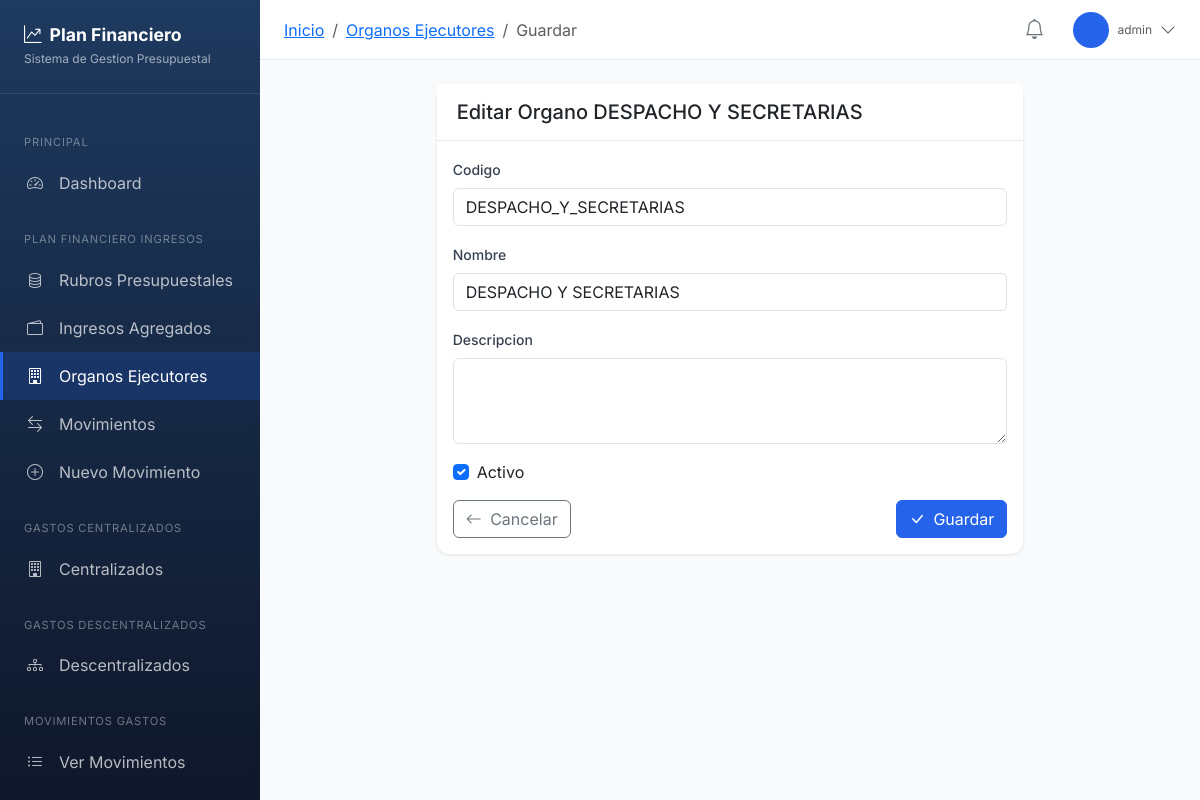
The page /app/organos/1/editar/ (signed in) on the database its author committed.
### planfinanciero/models.py (models this page shows, shortened)
class OrganoEjecutor(models.Model):
    codigo = models.CharField(max_length=50, unique=True, verbose_name="Código")
    nombre = models.CharField(max_length=200, verbose_name="Nombre")
    descripcion = models.TextField(blank=True, verbose_name="Descripción")
    activo = models.BooleanField(default=True)
    class Meta:
        verbose_name = "Órgano Ejecutor"
        verbose_name_plural = "Órganos Ejecutores"
        ordering = ['nombre']

### planfinanciero/views.py (the view)
# urls.py: path('organos/<int:pk>/editar/', views.organo_editar, name='organo_editar'),
@login_required
def organo_editar(request, pk):
    organo = get_object_or_404(OrganoEjecutor, pk=pk)
    if request.method == 'POST':
        form = OrganoEjecutorForm(request.POST, instance=organo)
        if form.is_valid():
            form.save()
            messages.success(request, 'Organo ejecutor actualizado.')
            return redirect('planfinanciero:organos_lista')
    else:
        form = OrganoEjecutorForm(instance=organo)
    return render(request, 'planfinanciero/organo_form.html', {
        'form': form,
        'titulo': f'Editar Organo {organo.nombre}',
        'accion': 'Guardar'
    })

### planfinanciero/forms.py
class OrganoEjecutorForm(forms.ModelForm):
    class Meta:
        model = OrganoEjecutor
        fields = ['codigo', 'nombre', 'descripcion', 'activo']
        widgets = {
            'codigo': forms.TextInput(attrs={'class': 'form-control'}),
            'nombre': forms.TextInput(attrs={'class': 'form-control'}),
            'descripcion': forms.Textarea(attrs={'class': 'form-control', 'rows': 3}),
            'activo': forms.CheckboxInput(attrs={'class': 'form-check-input'}),
        }

### templates/planfinanciero/organo_form.html (shortened to what this page needs)
{% extends 'planfinanciero/base_app.html' %}
{% block breadcrumb %}
<li class="breadcrumb-item"><a href="{% url 'planfinanciero:organos_lista' %}">Organos Ejecutores</a></li>
<li class="breadcrumb-item active">{{ accion }}</li>
{% endblock %}
{% block content %}
<div class="row justify-content-center">
    <div class="col-lg-8">
        <div class="card">
            <div class="card-header">
                <h5 class="mb-0">{{ titulo }}</h5>
            </div>
            <div class="card-body">
                <form method="post">
                    <div class="mb-3">
                        <label for="id_codigo" class="form-label">Codigo</label>
                        {{ form.codigo }}
                    </div>
                    <div class="mb-3">
                        <label for="id_nombre" class="form-label">Nombre</label>
                        {{ form.nombre }}
                    </div>
                    <div class="mb-3">
                        <label for="id_descripcion" class="form-label">Descripcion</label>
                        {{ form.descripcion }}
                    </div>
                    <div class="mb-3">
                        <div class="form-check">
                            {{ form.activo }}
                            <label class="form-check-label" for="id_activo">Activo</label>
                        </div>
                    </div>
                    <div class="d-flex justify-content-between">
                        <a href="{% url 'planfinanciero:organos_lista' %}" class="btn btn-outline-secondary">
                            <i class="bi bi-arrow-left me-1"></i> Cancelar
                        </a>
                        <button type="submit" class="btn btn-primary">
                            <i class="bi bi-check-lg me-1"></i> {{ accion }}
                        </button>
                    </div>
                </form>
            </div>
        </div>
    </div>
</div>
{% endblock %}

### templates/planfinanciero/base_app.html (shortened to what this page needs)
{% extends 'base.html' %}
{% load humanize %}
{% block body %}
<nav class="sidebar" id="sidebar">
    <div class="sidebar-brand">
        <h4><i class="bi bi-graph-up-arrow me-2"></i>Plan Financiero</h4>
        <small>Sistema de Gestion Presupuestal</small>
    </div>
    <div class="sidebar-nav">
        <div class="nav-section">Principal</div>
        <a href="{% url 'planfinanciero:dashboard' %}" class="nav-link {% if request.resolver_match.url_name == 'dashboard' %}active{% endif %}">
            <i class="bi bi-speedometer2"></i>
            <span>Dashboard</span>
        </a>
        <div class="nav-section">Plan Financiero Ingresos</div>
        <a href="{% url 'planfinanciero:rubros_lista' %}" class="nav-link {% if 'rubro' in request.resolver_match.url_name and 'gasto' not in request.resolver_match.url_name %}active{% endif %}">
            <i class="bi bi-database"></i>
            <span>Rubros Presupuestales</span>
        </a>
        <a href="{% url 'planfinanciero:fuentes_lista' %}" class="nav-link {% if 'fuente' in request.resolver_match.url_name %}active{% endif %}">
            <i class="bi bi-wallet2"></i>
            <span>Ingresos Agregados</span>
        </a>
        <a href="{% url 'planfinanciero:organos_lista' %}" class="nav-link {% if 'organo' in request.resolver_match.url_name %}active{% endif %}">
            <i class="bi bi-building"></i>
            <span>Organos Ejecutores</span>
        </a>
        <a href="{% url 'planfinanciero:movimientos_lista' %}" class="nav-link {% if 'movimiento' in request.resolver_match.url_name and 'gasto' not in request.resolver_match.url_name %}active{% endif %}">
            <i class="bi bi-arrow-left-right"></i>
            <span>Movimientos</span>
        </a>
        <a href="{% url 'planfinanciero:movimiento_crear' %}" class="nav-link">
            <i class="bi bi-plus-circle"></i>
            <span>Nuevo Movimiento</span>
        </a>
        <div class="nav-section">Gastos Centralizados</div>
        <a href="{% url 'planfinanciero:gastos_centralizados' %}" class="nav-link ">
            <i class="bi bi-building"></i>
            <span>Centralizados</span>
        </a>
        <div class="nav-section">Gastos Descentralizados</div>
        <a href="{% url 'planfinanciero:gastos_descentralizados' %}" class="nav-link {% if request.resolver_match.url_name == 'gastos_descentralizados' or tipo_entidad == 'DESCENTRALIZADO' %}active{% endif %}">
            <i class="bi bi-diagram-3"></i>
            <span>Descentralizados</span>
        </a>
        <div class="nav-section">Movimientos Gastos</div>
        <a href="{% url 'planfinanciero:gastos_movimientos_lista' %}" class="nav-link {% if 'gastos_movimiento' in request.resolver_match.url_name %}active{% endif %}">
            <i class="bi bi-list-ul"></i>
            <span>Ver Movimientos</span>
        </a>
        <a href="{% url 'planfinanciero:gastos_movimiento_crear' %}" class="nav-link">
        </a>
    </div>
</nav>
<main class="main-content">
    <header class="top-header">
        <div class="d-flex align-items-center">
            <nav aria-label="breadcrumb">
                <ol class="breadcrumb mb-0">
                    <li class="breadcrumb-item"><a href="{% url 'planfinanciero:dashboard' %}">Inicio</a></li>
                    {% block breadcrumb %}{% endblock %}
                </ol>
            </nav>
        </div>
        <div class="d-flex align-items-center gap-3">
            <div class="dropdown">
                <button class="btn btn-link position-relative" data-bs-toggle="dropdown">
                    <i class="bi bi-bell fs-5 text-secondary"></i>
                </button>
            </div>
            <div class="dropdown user-dropdown">
                <div class="d-flex align-items-center" data-bs-toggle="dropdown">
                    <div class="user-avatar me-2">
                    </div>
                    <div class="d-none d-md-block">
                        <div class="text-muted" style="font-size: 0.75rem;">{{ user.username }}</div>
                    </div>
                    <i class="bi bi-chevron-down ms-2 text-muted"></i>
                </div>
            </div>
        </div>
    </header>
    <div class="page-content">
        {% block content %}{% endblock %}
    </div>
</main>
{% endblock %}

### templates/base.html (style rules this page uses)
:root { --primary-color: #2563eb; --primary-dark: #1d4ed8; --secondary-color: #64748b; --success-color: #10b981; --danger-color: #ef4444; --warning-color: #f59e0b; --info-color: #06b6d4; --sidebar-width: 260px; --header-height: 60px; }
* { font-family: 'Inter', sans-serif; }
body { background-color: #f8fafc; }
.sidebar { position: fixed; top: 0; left: 0; width: var(--sidebar-width); height: 100vh; background: linear-gradient(180deg, #1e3a5f 0%, #0f172a 100%); color: white; z-index: 1000; overflow-y: auto; transition: transform 0.3s ease; }
.sidebar-brand { padding: 1.5rem; border-bottom: 1px solid rgba(255, 255, 255, 0.1); }
.sidebar-brand h4 { margin: 0; font-weight: 700; font-size: 1.1rem; }
.sidebar-brand small { color: rgba(255, 255, 255, 0.6); font-size: 0.75rem; }
.sidebar-nav { padding: 1rem 0; }
.nav-section { padding: 0.5rem 1.5rem; font-size: 0.7rem; text-transform: uppercase; letter-spacing: 0.05rem; color: rgba(255, 255, 255, 0.4); margin-top: 1rem; }
.sidebar-nav .nav-link { display: flex; align-items: center; padding: 0.75rem 1.5rem; color: rgba(255, 255, 255, 0.7); text-decoration: none; transition: all 0.2s; border-left: 3px solid transparent; }
.sidebar-nav .nav-link.active { background: rgba(37, 99, 235, 0.2); color: white; border-left-color: var(--primary-color); }
.sidebar-nav .nav-link i { width: 20px; margin-right: 0.75rem; font-size: 1rem; }
.main-content { margin-left: var(--sidebar-width); min-height: 100vh; }
.top-header { height: var(--header-height); background: white; border-bottom: 1px solid #e2e8f0; display: flex; align-items: center; justify-content: space-between; padding: 0 1.5rem; position: sticky; top: 0; z-index: 100; }
.page-content { padding: 1.5rem; }
.card { border: none; border-radius: 0.75rem; box-shadow: 0 1px 3px rgba(0, 0, 0, 0.1); }
.card-header { background: white; border-bottom: 1px solid #e2e8f0; padding: 1rem 1.25rem; font-weight: 600; }
.btn-primary { background-color: var(--primary-color); border-color: var(--primary-color); }
.form-label { font-weight: 500; font-size: 0.875rem; color: #374151; }
.user-dropdown { cursor: pointer; }
.user-avatar { width: 36px; height: 36px; border-radius: 50%; background: var(--primary-color); color: white; display: flex; align-items: center; justify-content: center; font-weight: 600; font-size: 0.85rem; }

### rows shown on the page
OrganoEjecutor: codigo "DESPACHO_Y_SECRETARIAS", nombre "DESPACHO Y SECRETARIAS", activo "☑"

### other values the page prints
{{ accion }} "Guardar"
{{ user.username }} "admin"
{{ titulo }} "Editar Organo DESPACHO Y SECRETARIAS"
